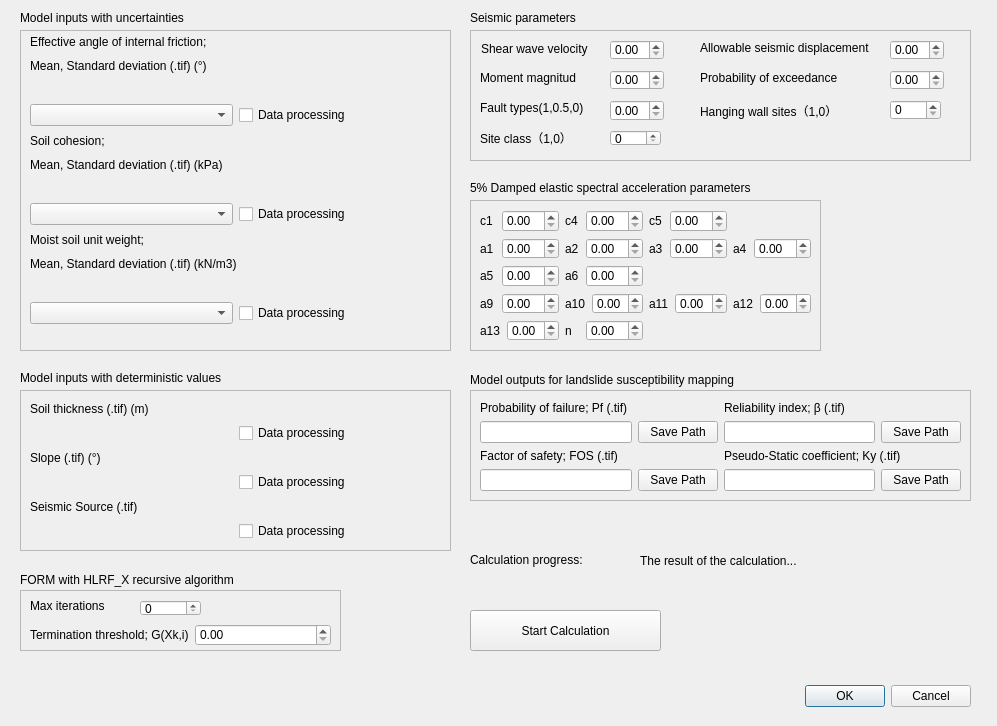
<?xml version="1.0" encoding="UTF-8"?>
<ui version="4.0">
 <author>TongBin</author>
 <class>Qu_Yu_Hua_PoDialogBase</class>
 <widget class="QDialog" name="Qu_Yu_Hua_PoDialogBase">
  <property name="geometry">
   <rect>
    <x>0</x>
    <y>0</y>
    <width>997</width>
    <height>726</height>
   </rect>
  </property>
  <property name="windowTitle">
   <string>QGIS_FORM</string>
  </property>
  <property name="locale">
   <locale language="English" country="UnitedKingdom"/>
  </property>
  <widget class="QDialogButtonBox" name="button_box">
   <property name="geometry">
    <rect>
     <x>790</x>
     <y>680</y>
     <width>181</width>
     <height>32</height>
    </rect>
   </property>
   <property name="orientation">
    <enum>Qt::Horizontal</enum>
   </property>
   <property name="standardButtons">
    <set>QDialogButtonBox::Cancel|QDialogButtonBox::Ok</set>
   </property>
  </widget>
  <widget class="QFrame" name="frame">
   <property name="geometry">
    <rect>
     <x>20</x>
     <y>30</y>
     <width>431</width>
     <height>321</height>
    </rect>
   </property>
   <property name="frameShape">
    <enum>QFrame::StyledPanel</enum>
   </property>
   <property name="frameShadow">
    <enum>QFrame::Raised</enum>
   </property>
   <widget class="QWidget" name="">
    <property name="geometry">
     <rect>
      <x>10</x>
      <y>3</y>
      <width>411</width>
      <height>291</height>
     </rect>
    </property>
    <layout class="QVBoxLayout" name="verticalLayout_2">
     <item>
      <layout class="QVBoxLayout" name="verticalLayout">
       <item>
        <widget class="QLabel" name="label">
         <property name="text">
          <string>Effective angle of internal friction;</string>
         </property>
         <property name="textFormat">
          <enum>Qt::AutoText</enum>
         </property>
        </widget>
       </item>
       <item>
        <widget class="QLabel" name="label_3">
         <property name="text">
          <string>Mean, Standard deviation (.tif) (°)</string>
         </property>
        </widget>
       </item>
       <item>
        <widget class="QgsFileWidget" name="mQgsFileWidget"/>
       </item>
       <item>
        <layout class="QHBoxLayout" name="horizontalLayout_2">
         <item>
          <widget class="QComboBox" name="comboBox_phi"/>
         </item>
         <item>
          <widget class="QCheckBox" name="checkBox">
           <property name="text">
            <string>Data processing</string>
           </property>
          </widget>
         </item>
        </layout>
       </item>
      </layout>
     </item>
     <item>
      <layout class="QVBoxLayout" name="verticalLayout_3">
       <item>
        <widget class="QLabel" name="label_4">
         <property name="text">
          <string>Soil cohesion;</string>
         </property>
        </widget>
       </item>
       <item>
        <widget class="QLabel" name="label_5">
         <property name="text">
          <string>Mean, Standard deviation (.tif) (kPa)</string>
         </property>
        </widget>
       </item>
       <item>
        <layout class="QHBoxLayout" name="horizontalLayout_3">
         <item>
          <widget class="QgsFileWidget" name="mQgsFileWidget_2"/>
         </item>
        </layout>
       </item>
       <item>
        <layout class="QHBoxLayout" name="horizontalLayout_4">
         <item>
          <widget class="QComboBox" name="comboBox_c"/>
         </item>
         <item>
          <widget class="QCheckBox" name="checkBox_2">
           <property name="text">
            <string>Data processing</string>
           </property>
          </widget>
         </item>
        </layout>
       </item>
      </layout>
     </item>
     <item>
      <layout class="QVBoxLayout" name="verticalLayout_4">
       <item>
        <widget class="QLabel" name="label_7">
         <property name="text">
          <string>Moist soil unit weight; </string>
         </property>
        </widget>
       </item>
       <item>
        <widget class="QLabel" name="label_6">
         <property name="text">
          <string>Mean, Standard deviation (.tif) (kN/m3)</string>
         </property>
        </widget>
       </item>
       <item>
        <widget class="QgsFileWidget" name="mQgsFileWidget_3"/>
       </item>
       <item>
        <layout class="QHBoxLayout" name="horizontalLayout_5">
         <item>
          <widget class="QComboBox" name="comboBox_suw"/>
         </item>
         <item>
          <widget class="QCheckBox" name="checkBox_3">
           <property name="text">
            <string>Data processing</string>
           </property>
          </widget>
         </item>
        </layout>
       </item>
      </layout>
     </item>
    </layout>
   </widget>
  </widget>
  <widget class="QFrame" name="frame_2">
   <property name="geometry">
    <rect>
     <x>470</x>
     <y>30</y>
     <width>501</width>
     <height>131</height>
    </rect>
   </property>
   <property name="frameShape">
    <enum>QFrame::StyledPanel</enum>
   </property>
   <property name="frameShadow">
    <enum>QFrame::Raised</enum>
   </property>
   <widget class="QDoubleSpinBox" name="doubleSpinBox">
    <property name="geometry">
     <rect>
      <x>140</x>
      <y>40</y>
      <width>54</width>
      <height>20</height>
     </rect>
    </property>
   </widget>
   <widget class="QLabel" name="label_13">
    <property name="geometry">
     <rect>
      <x>10</x>
      <y>40</y>
      <width>96</width>
      <height>16</height>
     </rect>
    </property>
    <property name="text">
     <string>Moment magnitude</string>
    </property>
   </widget>
   <widget class="QDoubleSpinBox" name="doubleSpinBox_4">
    <property name="geometry">
     <rect>
      <x>140</x>
      <y>10</y>
      <width>54</width>
      <height>20</height>
     </rect>
    </property>
   </widget>
   <widget class="QLabel" name="label_16">
    <property name="geometry">
     <rect>
      <x>11</x>
      <y>11</y>
      <width>114</width>
      <height>16</height>
     </rect>
    </property>
    <property name="text">
     <string>Shear wave velocity</string>
    </property>
   </widget>
   <widget class="QDoubleSpinBox" name="doubleSpinBox_5">
    <property name="geometry">
     <rect>
      <x>140</x>
      <y>70</y>
      <width>54</width>
      <height>21</height>
     </rect>
    </property>
   </widget>
   <widget class="QLabel" name="label_17">
    <property name="geometry">
     <rect>
      <x>10</x>
      <y>70</y>
      <width>120</width>
      <height>16</height>
     </rect>
    </property>
    <property name="text">
     <string>Fault types(1,0.5,0)</string>
    </property>
   </widget>
   <widget class="QLabel" name="label_18">
    <property name="geometry">
     <rect>
      <x>10</x>
      <y>100</y>
      <width>102</width>
      <height>16</height>
     </rect>
    </property>
    <property name="text">
     <string>Site class（1,0）</string>
    </property>
   </widget>
   <widget class="QSpinBox" name="spinBox_2">
    <property name="geometry">
     <rect>
      <x>140</x>
      <y>100</y>
      <width>51</width>
      <height>16</height>
     </rect>
    </property>
   </widget>
   <widget class="QDoubleSpinBox" name="doubleSpinBox_2">
    <property name="geometry">
     <rect>
      <x>420</x>
      <y>10</y>
      <width>54</width>
      <height>20</height>
     </rect>
    </property>
   </widget>
   <widget class="QLabel" name="label_14">
    <property name="geometry">
     <rect>
      <x>230</x>
      <y>10</y>
      <width>180</width>
      <height>16</height>
     </rect>
    </property>
    <property name="text">
     <string>Allowable seismic displacement</string>
    </property>
   </widget>
   <widget class="QLabel" name="label_15">
    <property name="geometry">
     <rect>
      <x>230</x>
      <y>40</y>
      <width>150</width>
      <height>16</height>
     </rect>
    </property>
    <property name="text">
     <string>Probability of exceedance</string>
    </property>
   </widget>
   <widget class="QDoubleSpinBox" name="doubleSpinBox_3">
    <property name="geometry">
     <rect>
      <x>420</x>
      <y>40</y>
      <width>54</width>
      <height>20</height>
     </rect>
    </property>
   </widget>
   <widget class="QLabel" name="label_38">
    <property name="geometry">
     <rect>
      <x>230</x>
      <y>70</y>
      <width>150</width>
      <height>21</height>
     </rect>
    </property>
    <property name="text">
     <string>Hanging wall sites（1,0）</string>
    </property>
   </widget>
   <widget class="QSpinBox" name="spinBox_4">
    <property name="geometry">
     <rect>
      <x>420</x>
      <y>70</y>
      <width>51</width>
      <height>20</height>
     </rect>
    </property>
   </widget>
  </widget>
  <widget class="QFrame" name="frame_3">
   <property name="geometry">
    <rect>
     <x>20</x>
     <y>590</y>
     <width>321</width>
     <height>61</height>
    </rect>
   </property>
   <property name="frameShape">
    <enum>QFrame::StyledPanel</enum>
   </property>
   <property name="frameShadow">
    <enum>QFrame::Raised</enum>
   </property>
   <widget class="QWidget" name="">
    <property name="geometry">
     <rect>
      <x>10</x>
      <y>34</y>
      <width>301</width>
      <height>22</height>
     </rect>
    </property>
    <layout class="QHBoxLayout" name="horizontalLayout_34">
     <item>
      <widget class="QLabel" name="label_39">
       <property name="text">
        <string>Termination threshold; G(Xk,i)</string>
       </property>
      </widget>
     </item>
     <item>
      <widget class="QDoubleSpinBox" name="doubleSpinBox_23"/>
     </item>
    </layout>
   </widget>
   <widget class="QLabel" name="label_37">
    <property name="geometry">
     <rect>
      <x>10</x>
      <y>6</y>
      <width>84</width>
      <height>20</height>
     </rect>
    </property>
    <property name="text">
     <string>Max iterations</string>
    </property>
   </widget>
   <widget class="QSpinBox" name="spinBox">
    <property name="geometry">
     <rect>
      <x>120</x>
      <y>10</y>
      <width>61</width>
      <height>16</height>
     </rect>
    </property>
   </widget>
  </widget>
  <widget class="QLabel" name="label_19">
   <property name="geometry">
    <rect>
     <x>640</x>
     <y>530</y>
     <width>281</width>
     <height>61</height>
    </rect>
   </property>
   <property name="text">
    <string>The result of the calculation...</string>
   </property>
  </widget>
  <widget class="QLabel" name="label_41">
   <property name="geometry">
    <rect>
     <x>470</x>
     <y>370</y>
     <width>311</width>
     <height>20</height>
    </rect>
   </property>
   <property name="text">
    <string>Model outputs for landslide susceptibility mapping</string>
   </property>
  </widget>
  <widget class="QLabel" name="label_20">
   <property name="geometry">
    <rect>
     <x>470</x>
     <y>180</y>
     <width>381</width>
     <height>16</height>
    </rect>
   </property>
   <property name="text">
    <string>5% Damped elastic spectral acceleration parameters</string>
   </property>
  </widget>
  <widget class="QLabel" name="label_2">
   <property name="geometry">
    <rect>
     <x>470</x>
     <y>10</y>
     <width>191</width>
     <height>16</height>
    </rect>
   </property>
   <property name="text">
    <string>Seismic parameters</string>
   </property>
  </widget>
  <widget class="QFrame" name="frame_4">
   <property name="geometry">
    <rect>
     <x>470</x>
     <y>200</y>
     <width>351</width>
     <height>151</height>
    </rect>
   </property>
   <property name="frameShape">
    <enum>QFrame::StyledPanel</enum>
   </property>
   <property name="frameShadow">
    <enum>QFrame::Raised</enum>
   </property>
   <layout class="QGridLayout" name="gridLayout">
    <item row="0" column="0">
     <layout class="QHBoxLayout" name="horizontalLayout_17">
      <item>
       <widget class="QLabel" name="label_21">
        <property name="text">
         <string>c1</string>
        </property>
       </widget>
      </item>
      <item>
       <widget class="QDoubleSpinBox" name="doubleSpinBox_8"/>
      </item>
     </layout>
    </item>
    <item row="0" column="1">
     <layout class="QHBoxLayout" name="horizontalLayout_18">
      <item>
       <widget class="QLabel" name="label_22">
        <property name="text">
         <string>c4</string>
        </property>
       </widget>
      </item>
      <item>
       <widget class="QDoubleSpinBox" name="doubleSpinBox_9"/>
      </item>
     </layout>
    </item>
    <item row="0" column="2">
     <layout class="QHBoxLayout" name="horizontalLayout_26">
      <item>
       <widget class="QLabel" name="label_30">
        <property name="text">
         <string>c5</string>
        </property>
       </widget>
      </item>
      <item>
       <widget class="QDoubleSpinBox" name="doubleSpinBox_17"/>
      </item>
     </layout>
    </item>
    <item row="1" column="0">
     <layout class="QHBoxLayout" name="horizontalLayout_25">
      <item>
       <widget class="QLabel" name="label_29">
        <property name="text">
         <string>a1</string>
        </property>
       </widget>
      </item>
      <item>
       <widget class="QDoubleSpinBox" name="doubleSpinBox_16"/>
      </item>
     </layout>
    </item>
    <item row="1" column="1">
     <layout class="QHBoxLayout" name="horizontalLayout_24">
      <item>
       <widget class="QLabel" name="label_28">
        <property name="text">
         <string>a2</string>
        </property>
       </widget>
      </item>
      <item>
       <widget class="QDoubleSpinBox" name="doubleSpinBox_15"/>
      </item>
     </layout>
    </item>
    <item row="1" column="2">
     <layout class="QHBoxLayout" name="horizontalLayout_23">
      <item>
       <widget class="QLabel" name="label_27">
        <property name="text">
         <string>a3</string>
        </property>
       </widget>
      </item>
      <item>
       <widget class="QDoubleSpinBox" name="doubleSpinBox_14"/>
      </item>
     </layout>
    </item>
    <item row="1" column="3">
     <layout class="QHBoxLayout" name="horizontalLayout_16">
      <item>
       <widget class="QLabel" name="label_26">
        <property name="text">
         <string>a4</string>
        </property>
       </widget>
      </item>
      <item>
       <widget class="QDoubleSpinBox" name="doubleSpinBox_13"/>
      </item>
     </layout>
    </item>
    <item row="2" column="0">
     <layout class="QHBoxLayout" name="horizontalLayout_21">
      <item>
       <widget class="QLabel" name="label_25">
        <property name="text">
         <string>a5</string>
        </property>
       </widget>
      </item>
      <item>
       <widget class="QDoubleSpinBox" name="doubleSpinBox_12"/>
      </item>
     </layout>
    </item>
    <item row="2" column="1">
     <layout class="QHBoxLayout" name="horizontalLayout_20">
      <item>
       <widget class="QLabel" name="label_24">
        <property name="text">
         <string>a6</string>
        </property>
       </widget>
      </item>
      <item>
       <widget class="QDoubleSpinBox" name="doubleSpinBox_11"/>
      </item>
     </layout>
    </item>
    <item row="3" column="0">
     <layout class="QHBoxLayout" name="horizontalLayout_19">
      <item>
       <widget class="QLabel" name="label_23">
        <property name="text">
         <string>a9</string>
        </property>
       </widget>
      </item>
      <item>
       <widget class="QDoubleSpinBox" name="doubleSpinBox_10"/>
      </item>
     </layout>
    </item>
    <item row="3" column="1">
     <layout class="QHBoxLayout" name="horizontalLayout_27">
      <item>
       <widget class="QLabel" name="label_31">
        <property name="text">
         <string>a10</string>
        </property>
       </widget>
      </item>
      <item>
       <widget class="QDoubleSpinBox" name="doubleSpinBox_18"/>
      </item>
     </layout>
    </item>
    <item row="3" column="2">
     <layout class="QHBoxLayout" name="horizontalLayout_30">
      <item>
       <widget class="QLabel" name="label_34">
        <property name="text">
         <string>a11</string>
        </property>
       </widget>
      </item>
      <item>
       <widget class="QDoubleSpinBox" name="doubleSpinBox_21"/>
      </item>
     </layout>
    </item>
    <item row="3" column="3">
     <layout class="QHBoxLayout" name="horizontalLayout_28">
      <item>
       <widget class="QLabel" name="label_32">
        <property name="text">
         <string>a12</string>
        </property>
       </widget>
      </item>
      <item>
       <widget class="QDoubleSpinBox" name="doubleSpinBox_19"/>
      </item>
     </layout>
    </item>
    <item row="4" column="0">
     <layout class="QHBoxLayout" name="horizontalLayout_29">
      <item>
       <widget class="QLabel" name="label_33">
        <property name="text">
         <string>a13</string>
        </property>
       </widget>
      </item>
      <item>
       <widget class="QDoubleSpinBox" name="doubleSpinBox_20"/>
      </item>
     </layout>
    </item>
    <item row="4" column="1">
     <layout class="QHBoxLayout" name="horizontalLayout_31">
      <item>
       <widget class="QLabel" name="label_35">
        <property name="text">
         <string>n</string>
        </property>
       </widget>
      </item>
      <item>
       <widget class="QDoubleSpinBox" name="doubleSpinBox_22"/>
      </item>
     </layout>
    </item>
   </layout>
  </widget>
  <widget class="QLabel" name="label_36">
   <property name="geometry">
    <rect>
     <x>20</x>
     <y>570</y>
     <width>221</width>
     <height>20</height>
    </rect>
   </property>
   <property name="text">
    <string>FORM with HLRF_X recursive algorithm</string>
   </property>
  </widget>
  <widget class="QLabel" name="label_12">
   <property name="geometry">
    <rect>
     <x>20</x>
     <y>370</y>
     <width>241</width>
     <height>16</height>
    </rect>
   </property>
   <property name="text">
    <string>Model inputs with deterministic values</string>
   </property>
  </widget>
  <widget class="QLabel" name="label_11">
   <property name="geometry">
    <rect>
     <x>20</x>
     <y>10</y>
     <width>191</width>
     <height>16</height>
    </rect>
   </property>
   <property name="text">
    <string>Model inputs with uncertainties</string>
   </property>
   <property name="textFormat">
    <enum>Qt::AutoText</enum>
   </property>
   <property name="scaledContents">
    <bool>false</bool>
   </property>
   <property name="wordWrap">
    <bool>false</bool>
   </property>
   <property name="margin">
    <number>0</number>
   </property>
   <property name="openExternalLinks">
    <bool>false</bool>
   </property>
  </widget>
  <widget class="QFrame" name="frame_5">
   <property name="geometry">
    <rect>
     <x>20</x>
     <y>390</y>
     <width>431</width>
     <height>161</height>
    </rect>
   </property>
   <property name="frameShape">
    <enum>QFrame::StyledPanel</enum>
   </property>
   <property name="frameShadow">
    <enum>QFrame::Raised</enum>
   </property>
   <layout class="QGridLayout" name="gridLayout_5">
    <item row="0" column="0">
     <layout class="QVBoxLayout" name="verticalLayout_7">
      <item>
       <widget class="QLabel" name="label_8">
        <property name="text">
         <string>Soil thickness (.tif) (m)</string>
        </property>
       </widget>
      </item>
      <item>
       <layout class="QHBoxLayout" name="horizontalLayout_7">
        <item>
         <widget class="QgsFileWidget" name="mQgsFileWidget_7"/>
        </item>
        <item>
         <widget class="QCheckBox" name="checkBox_7">
          <property name="text">
           <string>Data processing</string>
          </property>
         </widget>
        </item>
       </layout>
      </item>
     </layout>
    </item>
    <item row="1" column="0">
     <layout class="QVBoxLayout" name="verticalLayout_8">
      <item>
       <widget class="QLabel" name="label_9">
        <property name="text">
         <string>Slope (.tif) (°)</string>
        </property>
       </widget>
      </item>
      <item>
       <layout class="QHBoxLayout" name="horizontalLayout_8">
        <item>
         <widget class="QgsFileWidget" name="mQgsFileWidget_8"/>
        </item>
        <item>
         <widget class="QCheckBox" name="checkBox_8">
          <property name="text">
           <string>Data processing</string>
          </property>
         </widget>
        </item>
       </layout>
      </item>
     </layout>
    </item>
    <item row="2" column="0">
     <layout class="QVBoxLayout" name="verticalLayout_9">
      <item>
       <widget class="QLabel" name="label_10">
        <property name="text">
         <string>Seismic Source (.tif)</string>
        </property>
       </widget>
      </item>
      <item>
       <layout class="QHBoxLayout" name="horizontalLayout_9">
        <item>
         <widget class="QgsFileWidget" name="mQgsFileWidget_9"/>
        </item>
        <item>
         <widget class="QCheckBox" name="checkBox_9">
          <property name="text">
           <string>Data processing</string>
          </property>
         </widget>
        </item>
       </layout>
      </item>
     </layout>
    </item>
   </layout>
  </widget>
  <widget class="QFrame" name="frame_6">
   <property name="geometry">
    <rect>
     <x>470</x>
     <y>390</y>
     <width>501</width>
     <height>111</height>
    </rect>
   </property>
   <property name="frameShape">
    <enum>QFrame::StyledPanel</enum>
   </property>
   <property name="frameShadow">
    <enum>QFrame::Raised</enum>
   </property>
   <layout class="QGridLayout" name="gridLayout_6">
    <item row="0" column="0">
     <layout class="QVBoxLayout" name="verticalLayout_11">
      <item>
       <widget class="QLabel" name="label_40">
        <property name="text">
         <string>Probability of failure; Pf (.tif)</string>
        </property>
       </widget>
      </item>
      <item>
       <layout class="QHBoxLayout" name="horizontalLayout_22">
        <item>
         <widget class="QLineEdit" name="lineEdit"/>
        </item>
        <item>
         <widget class="QPushButton" name="pushButton">
          <property name="text">
           <string>Save Path</string>
          </property>
         </widget>
        </item>
       </layout>
      </item>
     </layout>
    </item>
    <item row="0" column="1">
     <layout class="QVBoxLayout" name="verticalLayout_12">
      <item>
       <widget class="QLabel" name="label_42">
        <property name="text">
         <string>Reliability index; β (.tif)</string>
        </property>
       </widget>
      </item>
      <item>
       <layout class="QHBoxLayout" name="horizontalLayout_35">
        <item>
         <widget class="QLineEdit" name="lineEdit_2"/>
        </item>
        <item>
         <widget class="QPushButton" name="pushButton_2">
          <property name="text">
           <string>Save Path</string>
          </property>
         </widget>
        </item>
       </layout>
      </item>
     </layout>
    </item>
    <item row="1" column="0">
     <layout class="QVBoxLayout" name="verticalLayout_13">
      <item>
       <widget class="QLabel" name="label_43">
        <property name="text">
         <string>Factor of safety; FOS (.tif)</string>
        </property>
       </widget>
      </item>
      <item>
       <layout class="QHBoxLayout" name="horizontalLayout_36">
        <item>
         <widget class="QLineEdit" name="lineEdit_3"/>
        </item>
        <item>
         <widget class="QPushButton" name="pushButton_3">
          <property name="text">
           <string>Save Path</string>
          </property>
         </widget>
        </item>
       </layout>
      </item>
     </layout>
    </item>
    <item row="1" column="1">
     <layout class="QVBoxLayout" name="verticalLayout_14">
      <item>
       <widget class="QLabel" name="label_44">
        <property name="text">
         <string>Pseudo-Static coefficient; Ky (.tif)</string>
        </property>
       </widget>
      </item>
      <item>
       <layout class="QHBoxLayout" name="horizontalLayout_37">
        <item>
         <widget class="QLineEdit" name="lineEdit_4"/>
        </item>
        <item>
         <widget class="QPushButton" name="pushButton_4">
          <property name="text">
           <string>Save Path</string>
          </property>
         </widget>
        </item>
       </layout>
      </item>
     </layout>
    </item>
   </layout>
  </widget>
  <widget class="QLabel" name="label_45">
   <property name="geometry">
    <rect>
     <x>470</x>
     <y>550</y>
     <width>131</width>
     <height>20</height>
    </rect>
   </property>
   <property name="text">
    <string>Calculation progress:</string>
   </property>
  </widget>
  <widget class="QPushButton" name="pushButton_HLRF_maerkang">
   <property name="geometry">
    <rect>
     <x>470</x>
     <y>610</y>
     <width>191</width>
     <height>41</height>
    </rect>
   </property>
   <property name="text">
    <string>Start Calculation</string>
   </property>
  </widget>
  <zorder>frame_2</zorder>
  <zorder>frame</zorder>
  <zorder>button_box</zorder>
  <zorder>frame_3</zorder>
  <zorder>label_19</zorder>
  <zorder>label_41</zorder>
  <zorder>label_20</zorder>
  <zorder>label_2</zorder>
  <zorder>frame_4</zorder>
  <zorder>label_36</zorder>
  <zorder>label_12</zorder>
  <zorder>label_11</zorder>
  <zorder>frame_5</zorder>
  <zorder>frame_6</zorder>
  <zorder>label_45</zorder>
  <zorder>pushButton_HLRF_maerkang</zorder>
  <zorder>comboBox_suw</zorder>
  <zorder>checkBox_6</zorder>
 </widget>
 <customwidgets>
  <customwidget>
   <class>QgsFileWidget</class>
   <extends>QWidget</extends>
   <header>qgsfilewidget.h</header>
  </customwidget>
 </customwidgets>
 <resources/>
 <connections>
  <connection>
   <sender>button_box</sender>
   <signal>accepted()</signal>
   <receiver>Qu_Yu_Hua_PoDialogBase</receiver>
   <slot>accept()</slot>
   <hints>
    <hint type="sourcelabel">
     <x>20</x>
     <y>20</y>
    </hint>
    <hint type="destinationlabel">
     <x>20</x>
     <y>20</y>
    </hint>
   </hints>
  </connection>
  <connection>
   <sender>button_box</sender>
   <signal>rejected()</signal>
   <receiver>Qu_Yu_Hua_PoDialogBase</receiver>
   <slot>reject()</slot>
   <hints>
    <hint type="sourcelabel">
     <x>20</x>
     <y>20</y>
    </hint>
    <hint type="destinationlabel">
     <x>20</x>
     <y>20</y>
    </hint>
   </hints>
  </connection>
 </connections>
</ui>
